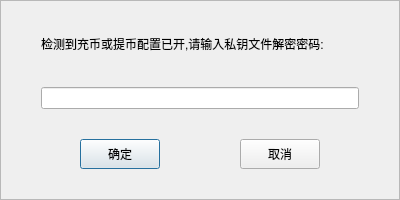
<?xml version="1.0" encoding="UTF-8"?>
<ui version="4.0">
 <class>CDlg_single_lineedit</class>
 <widget class="QDialog" name="CDlg_single_lineedit">
  <property name="geometry">
   <rect>
    <x>0</x>
    <y>0</y>
    <width>400</width>
    <height>200</height>
   </rect>
  </property>
  <property name="minimumSize">
   <size>
    <width>400</width>
    <height>200</height>
   </size>
  </property>
  <property name="maximumSize">
   <size>
    <width>400</width>
    <height>200</height>
   </size>
  </property>
  <property name="windowTitle">
   <string>Dialog</string>
  </property>
  <layout class="QGridLayout" name="gridLayout_2">
   <property name="leftMargin">
    <number>0</number>
   </property>
   <property name="topMargin">
    <number>0</number>
   </property>
   <property name="rightMargin">
    <number>0</number>
   </property>
   <property name="bottomMargin">
    <number>0</number>
   </property>
   <property name="spacing">
    <number>0</number>
   </property>
   <item row="0" column="0">
    <widget class="QFrame" name="frame">
     <property name="minimumSize">
      <size>
       <width>400</width>
       <height>200</height>
      </size>
     </property>
     <property name="maximumSize">
      <size>
       <width>400</width>
       <height>200</height>
      </size>
     </property>
     <property name="frameShape">
      <enum>QFrame::StyledPanel</enum>
     </property>
     <property name="frameShadow">
      <enum>QFrame::Raised</enum>
     </property>
     <layout class="QGridLayout" name="gridLayout">
      <property name="leftMargin">
       <number>0</number>
      </property>
      <property name="topMargin">
       <number>0</number>
      </property>
      <property name="rightMargin">
       <number>0</number>
      </property>
      <property name="bottomMargin">
       <number>0</number>
      </property>
      <property name="spacing">
       <number>0</number>
      </property>
      <item row="0" column="0">
       <layout class="QVBoxLayout" name="verticalLayout">
        <property name="bottomMargin">
         <number>10</number>
        </property>
        <item>
         <layout class="QVBoxLayout" name="verticalLayout_2">
          <property name="spacing">
           <number>0</number>
          </property>
          <item>
           <layout class="QHBoxLayout" name="horizontalLayout_3">
            <property name="spacing">
             <number>0</number>
            </property>
            <item>
             <spacer name="horizontalSpacer_5">
              <property name="orientation">
               <enum>Qt::Horizontal</enum>
              </property>
              <property name="sizeType">
               <enum>QSizePolicy::Fixed</enum>
              </property>
              <property name="sizeHint" stdset="0">
               <size>
                <width>40</width>
                <height>20</height>
               </size>
              </property>
             </spacer>
            </item>
            <item>
             <widget class="QLabel" name="lb_label">
              <property name="minimumSize">
               <size>
                <width>100</width>
                <height>30</height>
               </size>
              </property>
              <property name="text">
               <string>检测到充币或提币配置已开,请输入私钥文件解密密码:</string>
              </property>
             </widget>
            </item>
           </layout>
          </item>
          <item>
           <layout class="QHBoxLayout" name="horizontalLayout">
            <property name="spacing">
             <number>0</number>
            </property>
            <property name="leftMargin">
             <number>0</number>
            </property>
            <item>
             <spacer name="horizontalSpacer_4">
              <property name="orientation">
               <enum>Qt::Horizontal</enum>
              </property>
              <property name="sizeType">
               <enum>QSizePolicy::Fixed</enum>
              </property>
              <property name="sizeHint" stdset="0">
               <size>
                <width>40</width>
                <height>20</height>
               </size>
              </property>
             </spacer>
            </item>
            <item>
             <widget class="QLineEdit" name="le_Key">
              <property name="echoMode">
               <enum>QLineEdit::Password</enum>
              </property>
             </widget>
            </item>
            <item>
             <spacer name="horizontalSpacer_6">
              <property name="orientation">
               <enum>Qt::Horizontal</enum>
              </property>
              <property name="sizeType">
               <enum>QSizePolicy::Fixed</enum>
              </property>
              <property name="sizeHint" stdset="0">
               <size>
                <width>40</width>
                <height>20</height>
               </size>
              </property>
             </spacer>
            </item>
           </layout>
          </item>
         </layout>
        </item>
        <item>
         <spacer name="verticalSpacer">
          <property name="orientation">
           <enum>Qt::Vertical</enum>
          </property>
          <property name="sizeType">
           <enum>QSizePolicy::Fixed</enum>
          </property>
          <property name="sizeHint" stdset="0">
           <size>
            <width>20</width>
            <height>30</height>
           </size>
          </property>
         </spacer>
        </item>
        <item>
         <layout class="QHBoxLayout" name="horizontalLayout_2">
          <item>
           <spacer name="horizontalSpacer_2">
            <property name="orientation">
             <enum>Qt::Horizontal</enum>
            </property>
            <property name="sizeHint" stdset="0">
             <size>
              <width>40</width>
              <height>20</height>
             </size>
            </property>
           </spacer>
          </item>
          <item>
           <widget class="QPushButton" name="btn_Ok">
            <property name="minimumSize">
             <size>
              <width>80</width>
              <height>30</height>
             </size>
            </property>
            <property name="maximumSize">
             <size>
              <width>80</width>
              <height>30</height>
             </size>
            </property>
            <property name="text">
             <string>确定</string>
            </property>
           </widget>
          </item>
          <item>
           <spacer name="horizontalSpacer">
            <property name="orientation">
             <enum>Qt::Horizontal</enum>
            </property>
            <property name="sizeHint" stdset="0">
             <size>
              <width>40</width>
              <height>20</height>
             </size>
            </property>
           </spacer>
          </item>
          <item>
           <widget class="QPushButton" name="btn_Cancel">
            <property name="minimumSize">
             <size>
              <width>80</width>
              <height>30</height>
             </size>
            </property>
            <property name="maximumSize">
             <size>
              <width>80</width>
              <height>30</height>
             </size>
            </property>
            <property name="text">
             <string>取消</string>
            </property>
           </widget>
          </item>
          <item>
           <spacer name="horizontalSpacer_3">
            <property name="orientation">
             <enum>Qt::Horizontal</enum>
            </property>
            <property name="sizeHint" stdset="0">
             <size>
              <width>40</width>
              <height>20</height>
             </size>
            </property>
           </spacer>
          </item>
         </layout>
        </item>
        <item>
         <spacer name="verticalSpacer_2">
          <property name="orientation">
           <enum>Qt::Vertical</enum>
          </property>
          <property name="sizeType">
           <enum>QSizePolicy::Fixed</enum>
          </property>
          <property name="sizeHint" stdset="0">
           <size>
            <width>20</width>
            <height>20</height>
           </size>
          </property>
         </spacer>
        </item>
       </layout>
      </item>
     </layout>
    </widget>
   </item>
  </layout>
 </widget>
 <resources/>
 <connections/>
</ui>
